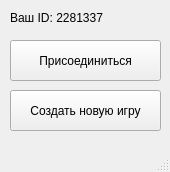
<?xml version="1.0" encoding="UTF-8"?>
<ui version="4.0">
 <class>MainMenu</class>
 <widget class="QMainWindow" name="MainMenu">
  <property name="geometry">
   <rect>
    <x>0</x>
    <y>0</y>
    <width>170</width>
    <height>172</height>
   </rect>
  </property>
  <property name="windowTitle">
   <string>MainWindow</string>
  </property>
  <widget class="QWidget" name="centralwidget">
   <widget class="QPushButton" name="connectToExistingGame">
    <property name="geometry">
     <rect>
      <x>10</x>
      <y>40</y>
      <width>151</width>
      <height>41</height>
     </rect>
    </property>
    <property name="text">
     <string>Присоединиться</string>
    </property>
   </widget>
   <widget class="QPushButton" name="createNewGameButton">
    <property name="geometry">
     <rect>
      <x>10</x>
      <y>90</y>
      <width>151</width>
      <height>41</height>
     </rect>
    </property>
    <property name="text">
     <string>Создать новую игру</string>
    </property>
   </widget>
   <widget class="QLabel" name="userID">
    <property name="geometry">
     <rect>
      <x>10</x>
      <y>10</y>
      <width>141</width>
      <height>16</height>
     </rect>
    </property>
    <property name="text">
     <string>Ваш ID: 2281337</string>
    </property>
   </widget>
  </widget>
  <widget class="QMenuBar" name="menubar">
   <property name="geometry">
    <rect>
     <x>0</x>
     <y>0</y>
     <width>170</width>
     <height>20</height>
    </rect>
   </property>
  </widget>
  <widget class="QStatusBar" name="statusbar"/>
 </widget>
 <resources/>
 <connections/>
</ui>
